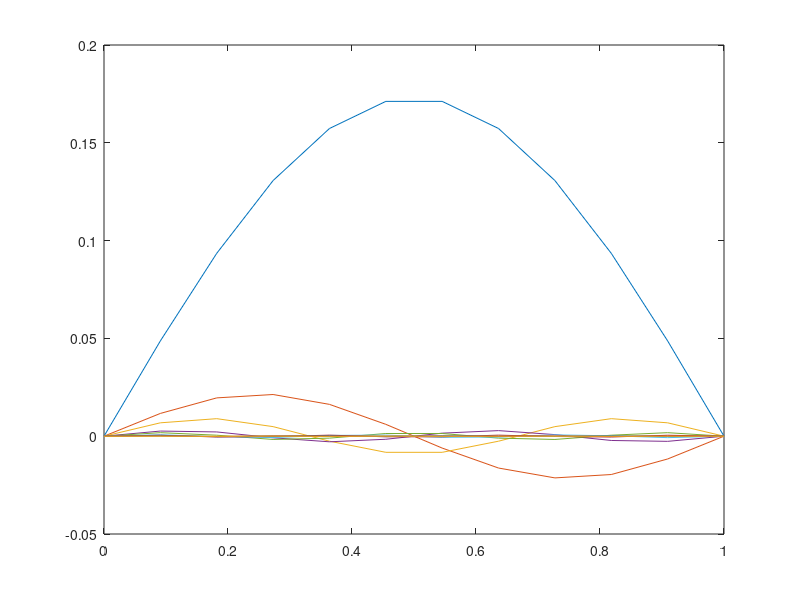

Here is the MATLAB script that generated this plot: (Note: this script raises an error after producing the figure.)
% HW09 Problem 1
%
% solve BVP by collocation method

M=10;

% collocation points
x = linspace(0,1,M+2);

% set r
r = ((2.*x(2:end-1)-4)./((1+x(2:end-1)).^2))';

% build A
% A = sparse(M,M);
A = zeros(M,M);
for i=1:M
    A(:,i) = -pi^2*i^2.*sin(i*pi.*x(2:end-1)) + (-2./((1+x(2:end-1)).^2)).*sin(i*pi.*x(2:end-1));
end

%% solve
c = A\r;

%% add all of the functions
y = x';
for i=1:M
    y = y+c(i).*sin(i*pi.*x');
end

yexact = 2.*x./(1+x);

%% quick plot of all of the theta's
figure;
for i=1:M
    plot(x,c(i).*sin(i*pi.*x'));
    hold on;
end

%% compute max error (and save)
maxerror = max(abs(yexact'-y));
fprintf('maximum error for M = %g is %g\n',M,maxerror);

%%  plot the solution, and exact
figure;
tmpfigh = gcf;
clf;
figshape(600,600);
set(gcf,'Color','none');
set(gcf,'InvertHardCopy', 'off');
set(gcf,'DefaultAxesFontname','helvetica');
set(gcf,'DefaultLineColor','r');
set(gcf,'DefaultAxesColor','none');
set(gcf,'DefaultLineMarkerSize',5);
set(gcf,'DefaultLineMarkerEdgeColor','k');
set(gcf,'DefaultLineMarkerFaceColor','g');
set(gcf,'DefaultAxesLineWidth',0.5);
set(gcf,'PaperPositionMode','auto');

plot(x',y,'LineWidth',2,'Color','b');
hold on;
plot(x,yexact,'LineWidth',2,'Color','r')
legend({'numerical','exact'},'Location','NorthWest');
legend boxoff;
set(gca, 'fontsize',18)
xlabel('x','FontSize',20)
ylabel('y','FontSize',20)
title(sprintf('numerical versus exact solution, M = %g',M));

%%  plot the solution error
figure;
tmpfigh = gcf;
clf;
figshape(600,600);
set(gcf,'Color','none');
set(gcf,'InvertHardCopy', 'off');
set(gcf,'DefaultAxesFontname','helvetica');
set(gcf,'DefaultLineColor','r');
set(gcf,'DefaultAxesColor','none');
set(gcf,'DefaultLineMarkerSize',5);
set(gcf,'DefaultLineMarkerEdgeColor','k');
set(gcf,'DefaultLineMarkerFaceColor','g');
set(gcf,'DefaultAxesLineWidth',0.5);
set(gcf,'PaperPositionMode','auto');

plot(x,abs(yexact-y'),'LineWidth',2,'Color','r')
set(gca, 'fontsize',18)
xlabel('x','FontSize',20)
ylabel('y','FontSize',20)
title(sprintf('error of solution, M = %g',M));

% %% plot error versus 1/M
%
% figure;
% tmpfigh = gcf;
% clf;
% figshape(600,600);
% set(gcf,'Color','none');
% set(gcf,'InvertHardCopy', 'off');
% set(gcf,'DefaultAxesFontname','helvetica');
% set(gcf,'DefaultLineColor','r');
% set(gcf,'DefaultAxesColor','none');
% set(gcf,'DefaultLineMarkerSize',5);
% set(gcf,'DefaultLineMarkerEdgeColor','k');
% set(gcf,'DefaultLineMarkerFaceColor','g');
% set(gcf,'DefaultAxesLineWidth',0.5);
% set(gcf,'PaperPositionMode','auto');
%
% plot(1./Mvec,errorvec,'LineWidth',2,'Color','b')
%
% set(gca, 'fontsize',18)
% xlabel('1/M','FontSize',20)
% ylabel('Max error','FontSize',20)